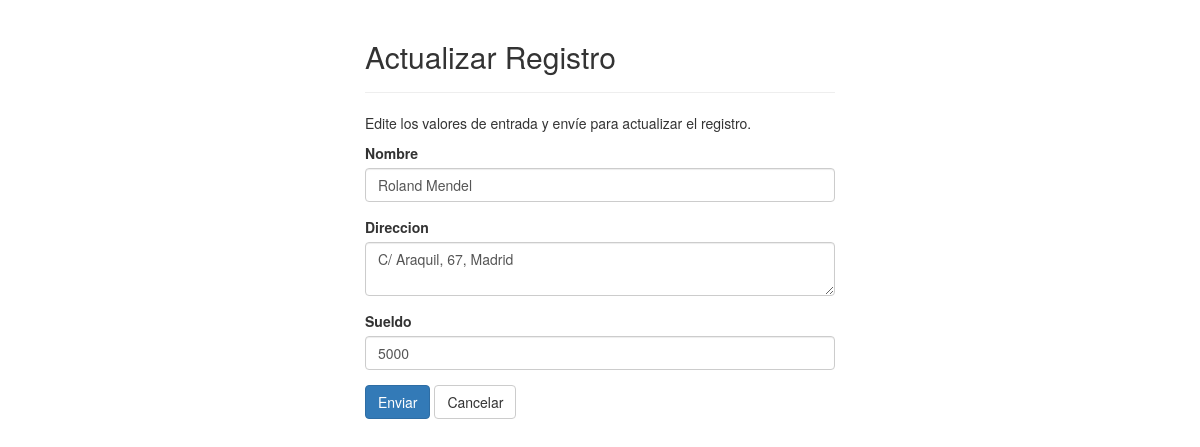
Page /update.php?id=1 on the committed database.
### tables this page shows
CREATE TABLE IF NOT EXISTS `employees` (
  `id` int(11) NOT NULL AUTO_INCREMENT,
  `name` varchar(100) NOT NULL,
  `address` varchar(255) NOT NULL,
  `salary` int(10) NOT NULL,
  PRIMARY KEY (`id`)
);

### update.php (the view, shortened to what this page needs)
<?php
require_once "config.php";
$name = $address = $salary = "";
$name_err = $address_err = $salary_err = "";
if(isset($_POST["id"]) && !empty($_POST["id"])){
    $id = $_POST["id"];
    $input_name = trim($_POST["name"]);
    if(empty($input_name)){
        $name_err = "Por favor ingrese un nombre.";
    } elseif(!filter_var($input_name, FILTER_VALIDATE_REGEXP, array("options"=>array("regexp"=>"/^[a-zA-Z\s]+$/")))){
        $name_err = "Por favor ingrese un nombre válido.";
    } else{
        $name = $input_name;
    }
    $input_address = trim($_POST["address"]);
    if(empty($input_address)){
        $address_err = "Por favor ingrese una dirección.";
    } else{
        $address = $input_address;
    }
    $input_salary = trim($_POST["salary"]);
    if(empty($input_salary)){
        $salary_err = "Por favor ingrese el monto del salario del empleado.";
    } elseif(!ctype_digit($input_salary)){
        $salary_err = "Por favor ingrese un valor positivo y válido.";
    } else{
        $salary = $input_salary;
    }
    if(empty($name_err) && empty($address_err) && empty($salary_err)){
        $sql = "UPDATE employees SET name=?, address=?, salary=? WHERE id=?";
        if($stmt = mysqli_prepare($link, $sql)){
            mysqli_stmt_bind_param($stmt, "sssi", $param_name, $param_address, $param_salary, $param_id);
            $param_name = $name;
            $param_address = $address;
            $param_salary = $salary;
            $param_id = $id;
            if(mysqli_stmt_execute($stmt)){
                header("location: index.php");
                exit();
            } else{
                echo "Something went wrong. Please try again later.";
            }
        }
        mysqli_stmt_close($stmt);
    }
    mysqli_close($link);
} else{
    if(isset($_GET["id"]) && !empty(trim($_GET["id"]))){
        $sql = "SELECT * FROM employees WHERE id = ?";
        if($stmt = mysqli_prepare($link, $sql)){
            mysqli_stmt_bind_param($stmt, "i", $param_id);
            if(mysqli_stmt_execute($stmt)){
                $result = mysqli_stmt_get_result($stmt);
                if(mysqli_num_rows($result) == 1){
                    $row = mysqli_fetch_array($result, MYSQLI_ASSOC);
                    $name = $row["name"];
                    $address = $row["address"];
                    $salary = $row["salary"];
                } else{
                    header("location: error.php");
                    exit();
                }
            } else{
                echo "Oops! Something went wrong. Please try again later.";
            }
        }
    }  else{
        header("location: error.php");
        exit();
    }
}
?>
<!DOCTYPE html>
<html lang="en">
<head>
    <link rel="stylesheet" href="https://maxcdn.bootstrapcdn.com/bootstrap/3.3.7/css/bootstrap.css">
</head>
<body>
    <div class="wrapper">
        <div class="container-fluid">
            <div class="row">
                <div class="col-md-12">
                    <div class="page-header">
                        <h2>Actualizar Registro</h2>
                    </div>
                    <p>Edite los valores de entrada y envíe para actualizar el registro.</p>
                    <form action="<?php echo htmlspecialchars(basename($_SERVER['REQUEST_URI'])); ?>" method="post">
                        <div class="form-group <?php echo (!empty($name_err)) ? 'has-error' : ''; ?>">
                            <label>Nombre</label>
                            <input type="text" name="name" class="form-control" value="<?php echo $name; ?>">
                        </div>
                        <div class="form-group <?php echo (!empty($address_err)) ? 'has-error' : ''; ?>">
                            <label>Direccion</label>
                            <textarea name="address" class="form-control"><?php echo $address; ?></textarea>
                        </div>
                        <div class="form-group <?php echo (!empty($salary_err)) ? 'has-error' : ''; ?>">
                            <label>Sueldo</label>
                            <input type="text" name="salary" class="form-control" value="<?php echo $salary; ?>">
                        </div>
                        <input type="submit" class="btn btn-primary" value="Enviar">
                        <a href="index.php" class="btn btn-default">Cancelar</a>
                    </form>
                </div>
            </div>
        </div>
    </div>
</body>
</html>

### update.php (style rules this page uses)
.wrapper { width: 500px; margin: 0 auto; }

### rows in the picture
employees: name "Roland Mendel", address "C/ Araquil, 67, Madrid", salary "5000"
